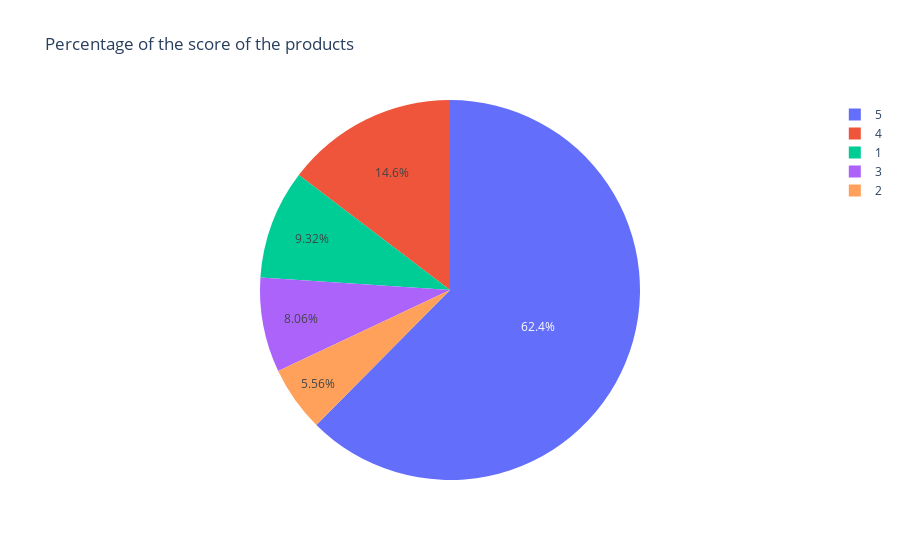

Notebook code cell kept with this figure:
### Code cell
fig = px.pie(df, names='Score', title='Percentage of the score of the products')
fig.show()

### Figure 1 — Plotly figure (JSON) as saved in the notebook; plotly's stock layout.template omitted (floating-point values rounded to 4 significant figures; data arrays with more than 128 entries replaced by an {"elided": "..."} marker saying what was removed)
{"data": [{"domain": {"x": [0, 1], "y": [0, 1]}, "hovertemplate": "Score=%{label}<extra></extra>", "labels": {"elided": "100000 int values"}, "legendgroup": "", "name": "", "showlegend": true, "type": "pie"}], "layout": {"legend": {"tracegroupgap": 0}, "title": {"text": "Percentage of the score of the products"}}}
